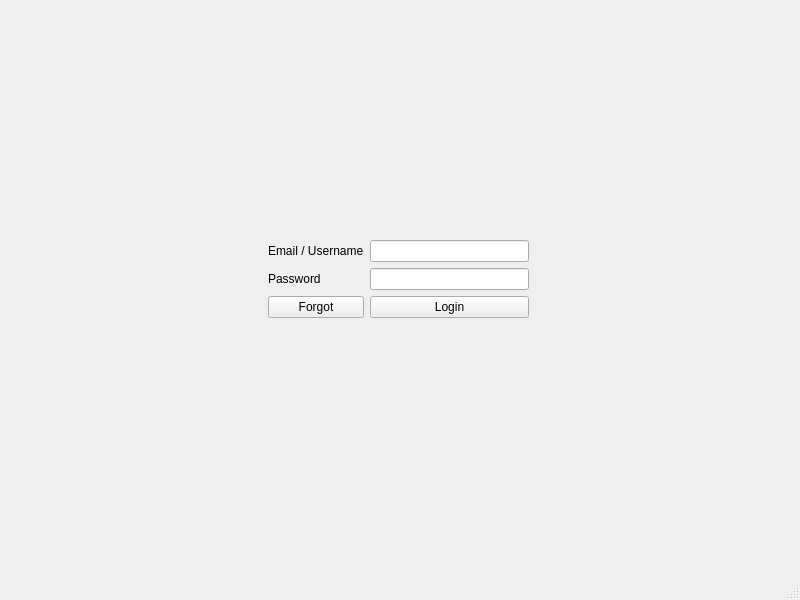
<?xml version="1.0" encoding="UTF-8"?>
<ui version="4.0">
 <class>MainWindow</class>
 <widget class="QMainWindow" name="MainWindow">
  <property name="geometry">
   <rect>
    <x>0</x>
    <y>0</y>
    <width>800</width>
    <height>600</height>
   </rect>
  </property>
  <property name="windowTitle">
   <string>MainWindow</string>
  </property>
  <widget class="QWidget" name="centralwidget">
   <layout class="QGridLayout" name="gridLayout">
    <item row="0" column="0">
     <layout class="QGridLayout" name="gridLayout_2">
      <item row="0" column="0">
       <widget class="QStackedWidget" name="stackedWidget">
        <property name="currentIndex">
         <number>0</number>
        </property>
        <widget class="QWidget" name="LoginPage">
         <widget class="QWidget" name="gridLayoutWidget_3">
          <property name="geometry">
           <rect>
            <x>-1</x>
            <y>-1</y>
            <width>781</width>
            <height>541</height>
           </rect>
          </property>
          <layout class="QGridLayout" name="gridLayout_5">
           <item row="0" column="2">
            <spacer name="horizontalSpacer_4">
             <property name="orientation">
              <enum>Qt::Horizontal</enum>
             </property>
             <property name="sizeHint" stdset="0">
              <size>
               <width>40</width>
               <height>20</height>
              </size>
             </property>
            </spacer>
           </item>
           <item row="0" column="0">
            <spacer name="horizontalSpacer_3">
             <property name="orientation">
              <enum>Qt::Horizontal</enum>
             </property>
             <property name="sizeHint" stdset="0">
              <size>
               <width>40</width>
               <height>20</height>
              </size>
             </property>
            </spacer>
           </item>
           <item row="0" column="1">
            <layout class="QGridLayout" name="gridLayout_3">
             <item row="1" column="1">
              <widget class="QLineEdit" name="EmailUsernameLogin"/>
             </item>
             <item row="4" column="0">
              <widget class="QPushButton" name="ForgotButton">
               <property name="text">
                <string>Forgot</string>
               </property>
              </widget>
             </item>
             <item row="0" column="1">
              <spacer name="verticalSpacer_5">
               <property name="orientation">
                <enum>Qt::Vertical</enum>
               </property>
               <property name="sizeHint" stdset="0">
                <size>
                 <width>20</width>
                 <height>40</height>
                </size>
               </property>
              </spacer>
             </item>
             <item row="3" column="1">
              <widget class="QLineEdit" name="PasswordLOgin"/>
             </item>
             <item row="1" column="0">
              <widget class="QLabel" name="label">
               <property name="text">
                <string>Email / Username</string>
               </property>
              </widget>
             </item>
             <item row="4" column="1">
              <widget class="QPushButton" name="LoginButton">
               <property name="text">
                <string>Login</string>
               </property>
              </widget>
             </item>
             <item row="3" column="0">
              <widget class="QLabel" name="label_2">
               <property name="text">
                <string>Password</string>
               </property>
              </widget>
             </item>
             <item row="5" column="1">
              <spacer name="verticalSpacer_6">
               <property name="orientation">
                <enum>Qt::Vertical</enum>
               </property>
               <property name="sizeHint" stdset="0">
                <size>
                 <width>20</width>
                 <height>40</height>
                </size>
               </property>
              </spacer>
             </item>
            </layout>
           </item>
          </layout>
         </widget>
        </widget>
        <widget class="QWidget" name="ResetPasswordPage">
         <widget class="QWidget" name="gridLayoutWidget_2">
          <property name="geometry">
           <rect>
            <x>10</x>
            <y>10</y>
            <width>761</width>
            <height>521</height>
           </rect>
          </property>
          <layout class="QGridLayout" name="gridLayout_4">
           <item row="1" column="0">
            <spacer name="horizontalSpacer">
             <property name="orientation">
              <enum>Qt::Horizontal</enum>
             </property>
             <property name="sizeHint" stdset="0">
              <size>
               <width>40</width>
               <height>20</height>
              </size>
             </property>
            </spacer>
           </item>
           <item row="1" column="2">
            <spacer name="horizontalSpacer_2">
             <property name="orientation">
              <enum>Qt::Horizontal</enum>
             </property>
             <property name="sizeHint" stdset="0">
              <size>
               <width>40</width>
               <height>20</height>
              </size>
             </property>
            </spacer>
           </item>
           <item row="1" column="1">
            <layout class="QFormLayout" name="formLayout">
             <item row="1" column="1">
              <spacer name="verticalSpacer_3">
               <property name="orientation">
                <enum>Qt::Vertical</enum>
               </property>
               <property name="sizeHint" stdset="0">
                <size>
                 <width>20</width>
                 <height>40</height>
                </size>
               </property>
              </spacer>
             </item>
             <item row="2" column="0">
              <widget class="QLabel" name="label_4">
               <property name="text">
                <string>Login / email</string>
               </property>
              </widget>
             </item>
             <item row="2" column="1">
              <widget class="QLineEdit" name="LoginEmailReset"/>
             </item>
             <item row="4" column="0">
              <widget class="QLabel" name="label_3">
               <property name="text">
                <string>Security code</string>
               </property>
              </widget>
             </item>
             <item row="4" column="1">
              <widget class="QLineEdit" name="SecurityCodeReset"/>
             </item>
             <item row="5" column="0" colspan="2">
              <layout class="QHBoxLayout" name="horizontalLayout">
               <item>
                <widget class="QPushButton" name="backButton">
                 <property name="text">
                  <string>Я не туда нажал...</string>
                 </property>
                </widget>
               </item>
               <item>
                <widget class="QPushButton" name="resetPasswordButton">
                 <property name="text">
                  <string>Reset password</string>
                 </property>
                </widget>
               </item>
              </layout>
             </item>
             <item row="6" column="1">
              <spacer name="verticalSpacer_4">
               <property name="orientation">
                <enum>Qt::Vertical</enum>
               </property>
               <property name="sizeHint" stdset="0">
                <size>
                 <width>20</width>
                 <height>40</height>
                </size>
               </property>
              </spacer>
             </item>
            </layout>
           </item>
           <item row="0" column="1">
            <spacer name="verticalSpacer">
             <property name="orientation">
              <enum>Qt::Vertical</enum>
             </property>
             <property name="sizeHint" stdset="0">
              <size>
               <width>20</width>
               <height>40</height>
              </size>
             </property>
            </spacer>
           </item>
           <item row="2" column="1">
            <spacer name="verticalSpacer_2">
             <property name="orientation">
              <enum>Qt::Vertical</enum>
             </property>
             <property name="sizeHint" stdset="0">
              <size>
               <width>20</width>
               <height>40</height>
              </size>
             </property>
            </spacer>
           </item>
          </layout>
         </widget>
        </widget>
        <widget class="QWidget" name="WorkPage">
         <widget class="QWidget" name="gridLayoutWidget_4">
          <property name="geometry">
           <rect>
            <x>19</x>
            <y>19</y>
            <width>751</width>
            <height>511</height>
           </rect>
          </property>
          <layout class="QGridLayout" name="gridLayout_6">
           <item row="0" column="1">
            <spacer name="verticalSpacer_7">
             <property name="orientation">
              <enum>Qt::Vertical</enum>
             </property>
             <property name="sizeHint" stdset="0">
              <size>
               <width>20</width>
               <height>40</height>
              </size>
             </property>
            </spacer>
           </item>
           <item row="2" column="0">
            <spacer name="horizontalSpacer_5">
             <property name="orientation">
              <enum>Qt::Horizontal</enum>
             </property>
             <property name="sizeHint" stdset="0">
              <size>
               <width>40</width>
               <height>20</height>
              </size>
             </property>
            </spacer>
           </item>
           <item row="2" column="1">
            <widget class="QLCDNumber" name="lcdNumber">
             <property name="smallDecimalPoint">
              <bool>false</bool>
             </property>
             <property name="digitCount">
              <number>3</number>
             </property>
             <property name="intValue" stdset="0">
              <number>100</number>
             </property>
            </widget>
           </item>
           <item row="2" column="2">
            <spacer name="horizontalSpacer_6">
             <property name="orientation">
              <enum>Qt::Horizontal</enum>
             </property>
             <property name="sizeHint" stdset="0">
              <size>
               <width>40</width>
               <height>20</height>
              </size>
             </property>
            </spacer>
           </item>
           <item row="3" column="1">
            <spacer name="verticalSpacer_8">
             <property name="orientation">
              <enum>Qt::Vertical</enum>
             </property>
             <property name="sizeHint" stdset="0">
              <size>
               <width>20</width>
               <height>40</height>
              </size>
             </property>
            </spacer>
           </item>
           <item row="1" column="1">
            <widget class="QLabel" name="label_5">
             <property name="text">
              <string>YOU WILL DIE IN</string>
             </property>
            </widget>
           </item>
          </layout>
         </widget>
        </widget>
       </widget>
      </item>
     </layout>
    </item>
   </layout>
  </widget>
  <widget class="QMenuBar" name="menubar">
   <property name="geometry">
    <rect>
     <x>0</x>
     <y>0</y>
     <width>800</width>
     <height>21</height>
    </rect>
   </property>
  </widget>
  <widget class="QStatusBar" name="statusbar"/>
 </widget>
 <resources/>
 <connections/>
</ui>
